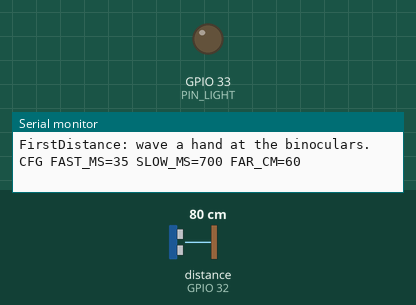
The sketch below on a simulated ESP32. On the bench: output pins drawn as LEDs (lit = HIGH), the last lines printed to the serial monitor. Wiring (inferred from the names in the program): ultrasonic range finder: trigger GPIO 13; echo GPIO 32. Dashed ring = blinking. The test bench sets the inputs (shaded band); at power-on: distance to the obstacle (sensor on GPIO 32) 80 cm. The echo pulse lasts 58.3 µs per cm; EEPROM starts erased; pins used as bus, display or sensor lines are not drawn.

Above: at 0.1 s.
At 1.2 s:
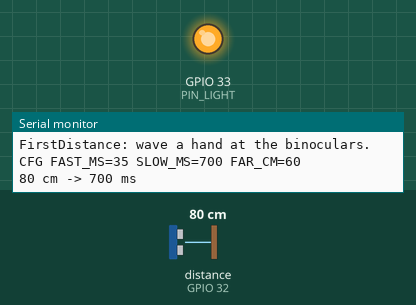
1.3 s: distance to the obstacle (sensor on GPIO 32) set to 2 cm
At 1.76 s:
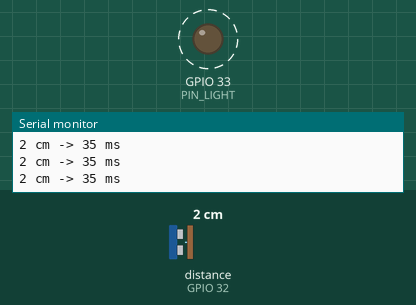
4.8 s: distance to the obstacle (sensor on GPIO 32) set to 4 cm
Timing chart, 0 to 14.3 s (numbered marks = the images above; inputs shaded):
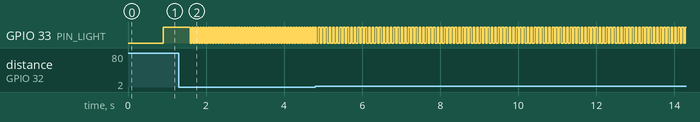

The sketch:

FirstDistance.ino
```cpp
// FirstDistance — the sketch for docs/binoculars.html.
//
// FirstLight made one LED blink on a fixed rhythm. This one makes the same LED
// blink at a rhythm the world decides: put a hand near the HC-SR04 and it
// speeds up, take it away and it slows down. That is the first time Bodhi's
// circuit reacts to him rather than to a number in a file.
//
// Wiring (docs/binoculars.html draws it hole by hole):
//   HC-SR04 in row e, positions 44-47:  VCC  Trig  Echo  GND
//   (b,44) -> bottom + rail   5 V, which the extension board already supplies
//   (b,47) -> bottom - rail   ground
//   (a,45) -> (a,27)          Trig, GPIO 13
//   10k from (c,46) to (c,50) Echo into the divider
//   20k from (b,50) to bottom - rail
//   (a,50) -> (a,19)          divided Echo, GPIO 32
//   green wire (a,20) -> (a,52), 220 ohm to (b,54), LED (c,54)-(c,55),
//   (b,55) -> bottom - rail   the light, GPIO 33
//
// The divider is not optional. Echo idles at 5 V and the ESP32's pins are 3.3 V
// parts; 10k/20k lands it at 3.3 V, which is still a clean digital HIGH. This is
// the one place in the project pulseIn is used on a divided line rather than an
// analog read, and it works precisely because 3.3 V clears the threshold.
//
//   ./flash.sh FirstDistance
//
// FAST_MS/SLOW_MS/FAR_CM are live-tunable from the "for the grown-up" panel on
// docs/binoculars.html once the lesson is complete, over Web Serial:
//   GET              -> board replies  CFG FAST_MS=.. SLOW_MS=.. FAR_CM=..
//   FAST_MS=<n>       (also SLOW_MS=, FAR_CM=) applies the value immediately,
//                      persists it to NVS, and replies with the same CFG line.
// The CFG prefix keeps that reply distinguishable from the per-toggle
// narration line ("35 cm -> 120 ms") sharing the same serial stream.

#include <Preferences.h>

const int PIN_TRIG = 13;
const int PIN_ECHO = 32;
const int PIN_LIGHT = 33;

// Fallbacks for a board that has never been tuned — first boot, or after
// nvs_flash_erase. Once tuned, the values in NVS win; see loadTuning().
const int DEFAULT_FAR_CM = 60;
const int DEFAULT_FAST_MS = 35;
const int DEFAULT_SLOW_MS = 700;

// The blink interval scales directly with distance — twice as far blinks
// roughly twice as slow. FAR_CM is the reference distance where that scaling
// reaches SLOW_MS; FAST_MS/SLOW_MS still clamp the extremes so a hand pressed
// right against the sensor, or nothing nearby at all, still looks intentional
// rather than broken. No longer const: the tuner panel adjusts these live.
int farCm, fastMs, slowMs;

Preferences prefs;

// With nothing in range the sensor returns no echo at all. That is not an error
// worth showing a five-year-old, so it falls back to the slow blink — the same
// thing an empty room looks like.
const int IDLE_MS = 900;

const unsigned long ECHO_TIMEOUT_US = 30000UL;  // ~5 m, well past useful range

void loadTuning() {
  prefs.begin("tuning", true);
  farCm = prefs.getInt("far_cm", DEFAULT_FAR_CM);
  fastMs = prefs.getInt("fast_ms", DEFAULT_FAST_MS);
  slowMs = prefs.getInt("slow_ms", DEFAULT_SLOW_MS);
  prefs.end();
}

void printConfig() {
  Serial.printf("CFG FAST_MS=%d SLOW_MS=%d FAR_CM=%d\n", fastMs, slowMs, farCm);
}

// One line per command, terminated with '\n' — see the wire protocol note up top.
void handleSerial() {
  while (Serial.available()) {
    String line = Serial.readStringUntil('\n');
    line.trim();
    if (line.length() == 0) continue;

    if (line == "GET") { printConfig(); continue; }

    int eq = line.indexOf('=');
    if (eq < 0) continue;
    String key = line.substring(0, eq);
    int value = line.substring(eq + 1).toInt();

    const char *nvsKey;
    if (key == "FAST_MS") { fastMs = value; nvsKey = "fast_ms"; }
    else if (key == "SLOW_MS") { slowMs = value; nvsKey = "slow_ms"; }
    else if (key == "FAR_CM") { farCm = value; nvsKey = "far_cm"; }
    else continue;

    prefs.begin("tuning", false);
    prefs.putInt(nvsKey, value);
    prefs.end();
    printConfig();
  }
}

void setup() {
  Serial.begin(115200);
  pinMode(PIN_TRIG, OUTPUT);
  pinMode(PIN_ECHO, INPUT);
  pinMode(PIN_LIGHT, OUTPUT);
  digitalWrite(PIN_TRIG, LOW);
  loadTuning();
  Serial.println("FirstDistance: wave a hand at the binoculars.");
  printConfig();
}

// Returns centimetres, or -1 when nothing answered.
long readCm() {
  digitalWrite(PIN_TRIG, LOW);
  delayMicroseconds(3);
  digitalWrite(PIN_TRIG, HIGH);
  delayMicroseconds(10);
  digitalWrite(PIN_TRIG, LOW);

  unsigned long us = pulseIn(PIN_ECHO, HIGH, ECHO_TIMEOUT_US);
  if (us == 0) return -1;
  return (long)(us / 58);   // sound covers 1 cm out-and-back in ~58 us
}

int blinkInterval(long cm) {
  if (cm < 0) return IDLE_MS;
  long denom = farCm > 0 ? farCm : 1;   // a stray FAR_CM=0 from the tuner shouldn't divide by zero
  long ms = cm * (long)slowMs / denom;  // interval scales directly with distance
  return constrain((int)ms, fastMs, slowMs);
}

unsigned long lastToggle = 0;
bool ledOn = false;
int currentInterval = IDLE_MS;

void loop() {
  // Checked every pass, not just once per blink toggle — a tuning tweak sent
  // right after the LED turns on would otherwise wait up to slowMs to be seen.
  handleSerial();

  unsigned long now = millis();
  if (now - lastToggle < (unsigned long)currentInterval) return;

  long cm = readCm();
  currentInterval = blinkInterval(cm);
  ledOn = !ledOn;
  digitalWrite(PIN_LIGHT, ledOn ? HIGH : LOW);
  lastToggle = now;

  // Serial is the primary debugging surface in this project, so narrate.
  if (cm < 0) Serial.printf("nothing in range -> %d ms\n", currentInterval);
  else Serial.printf("%ld cm -> %d ms\n", cm, currentInterval);
}

// Things worth changing together, in roughly increasing order of difficulty:
//   - swap FAST_MS and SLOW_MS, so far away is the frantic one
//   - drop FAR_CM to 25, so he has to get much closer before anything happens
//   - make the light stay ON below NEAR_CM instead of blinking, so "very close"
//     is its own state rather than just faster
// Let him predict what each change will do before you upload it.
```

Measured:
- after the input at 1.3 s, GPIO 33 (PIN_LIGHT): alternates HIGH for 0.04 s and LOW for 0.04 s, starting after 0.34 s
- after the input at 4.8 s, GPIO 33 (PIN_LIGHT): alternates HIGH for 0.05 s and LOW for 0.05 s, starting after 0.21 s
